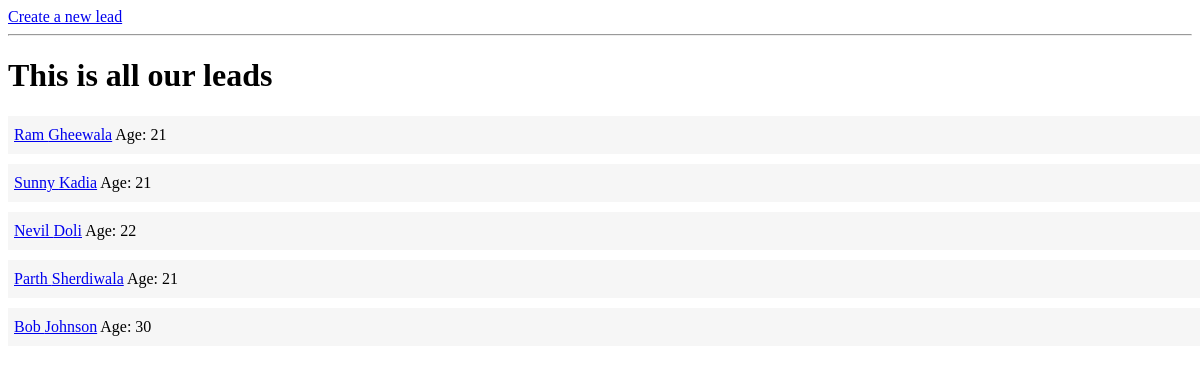
The page /leads/ on the database as committed earlier.
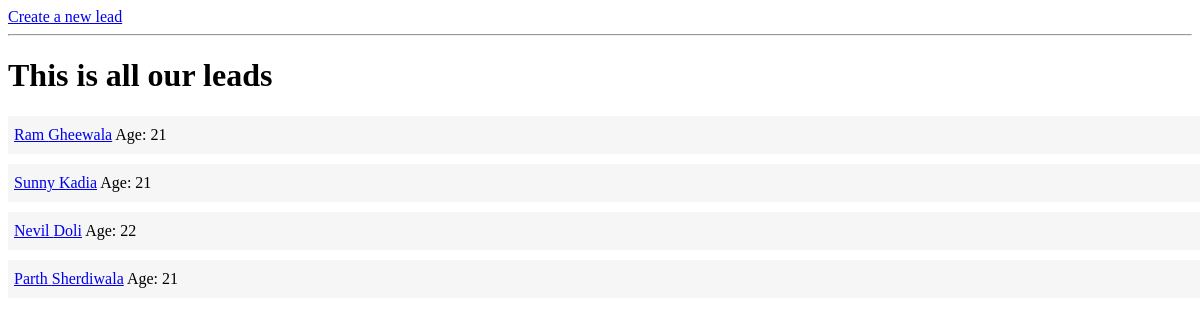
The same page on the database as committed later.
### leads/models.py (models this page shows, shortened)
class Lead(models.Model):
    first_name = models.CharField(max_length=10)
    last_name = models.CharField(max_length=10)
    age = models.IntegerField(default=0)
    agent = models.ForeignKey("Agent",on_delete=models.CASCADE)

### leads/views.py (the view)
# urls.py: path('',lead_list, name='lead-list'),
def lead_list(request):
    leads = Lead.objects.all()
    context = {
        "leads": leads
    }
    return render(request,"leads/lead_list.html", context)

### leads/templates/leads/lead_list.html (shortened to what this page needs)
<!DOCTYPE html>
<html lang="en">
  <head>
  </head>
  <body>
    <a href="{% url 'leads:lead-create' %}">Create a new lead</a>
    <hr />
    <h1>This is all our leads</h1>
    {% for lead in leads %}
    <div class="lead">
      <a href="{% url 'leads:lead-detail' lead.pk %}"
        >{{ lead.first_name }} {{lead.last_name}}</a
      >
      Age: {{lead.age}}
    </div>
    {%endfor%}
  </body>
</html>

Rows that differ between the two databases and show on the page:
removed Lead: first_name "Bob", last_name "Johnson", age "30"
